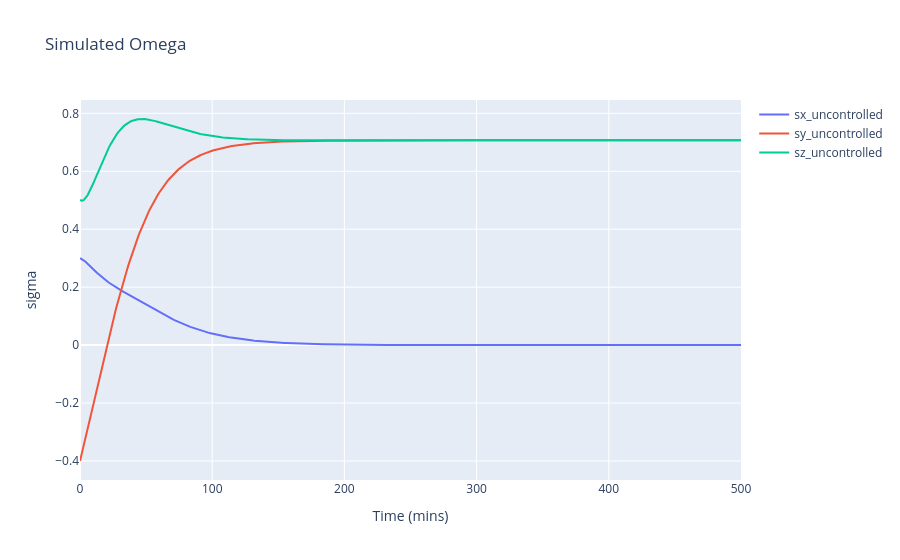

Notebook code for this chart:
### Markdown cell above
### Task 8: Sun Pointing Control

### Code cell
from attitude import Attitude
from plotting_functions import plot_2d
from misc_functions import vector_extract,create_submission_txt
from reference_frames import Reference
import numpy as np

# Setup
lmo = Attitude('lmo')
X0 = np.hstack((lmo.mrp_bn_0,lmo.omega_bn_0))
tspan = [0,500]

# Control setup
control_schedule = [{'ref':'sun','t_start':0,'t_end':tspan[-1],'K':.1,'P':1}]
lmo.control_schedule = control_schedule

# Integrating
attitude_simulated_controlled = lmo.attitude_propagation(X0,tspan,dt=1)
# Plotting
sxc,syc,szc = vector_extract(attitude_simulated_controlled['sigma'])
tc = attitude_simulated_controlled['time']
name = ['sx_uncontrolled','sy_uncontrolled','sz_uncontrolled','sx_controlled','sy_controlled','sz_controlled']
plot_2d(y=[sxc,syc,szc],x=[tc,tc,tc],line_name=name,title='Simulated Omega',xlabel='Time (mins)',ylabel='sigma')

# Checking the truth
lmo_ref = Reference('lmo')
sun = lmo_ref.sun_pointing_ref()
print(lmo.dcms.dcm_to_mrp(sun['RN']))

### Figure 1 — Plotly figure (JSON) as saved in the notebook; plotly's stock layout.template omitted (floating-point values rounded to 4 significant figures; data arrays with more than 128 entries replaced by an {"elided": "..."} marker saying what was removed)
{"data": [{"mode": "lines", "name": "sx_uncontrolled", "type": "scatter", "x": {"elided": "501 int values"}, "y": {"elided": "501 float values"}}, {"mode": "lines", "name": "sy_uncontrolled", "type": "scatter", "x": {"elided": "501 int values"}, "y": {"elided": "501 float values"}}, {"mode": "lines", "name": "sz_uncontrolled", "type": "scatter", "x": {"elided": "501 int values"}, "y": {"elided": "501 float values"}}], "layout": {"title": {"text": "Simulated Omega"}, "xaxis": {"title": {"text": "Time (mins)"}}, "yaxis": {"title": {"text": "sigma"}}}}
